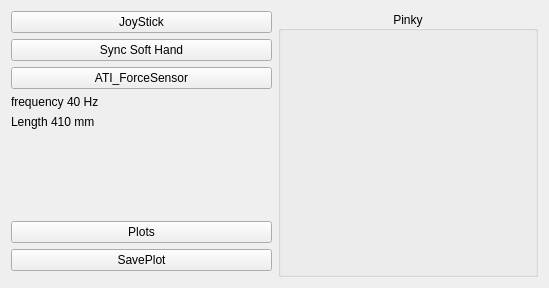
<?xml version="1.0" encoding="UTF-8"?>
<ui version="4.0">
 <class>Arm</class>
 <widget class="QWidget" name="Arm">
  <property name="geometry">
   <rect>
    <x>0</x>
    <y>0</y>
    <width>549</width>
    <height>288</height>
   </rect>
  </property>
  <property name="windowTitle">
   <string>Form</string>
  </property>
  <layout class="QGridLayout" name="gridLayout_2">
   <item row="0" column="1" rowspan="10">
    <widget class="QGroupBox" name="Pinky">
     <property name="title">
      <string>Pinky</string>
     </property>
     <property name="alignment">
      <set>Qt::AlignCenter</set>
     </property>
     <layout class="QGridLayout" name="gridLayout_5">
      <item row="0" column="0">
       <layout class="QGridLayout" name="gridLayout">
        <item row="0" column="0">
         <spacer name="verticalSpacer_3">
          <property name="orientation">
           <enum>Qt::Vertical</enum>
          </property>
          <property name="sizeHint" stdset="0">
           <size>
            <width>20</width>
            <height>18</height>
           </size>
          </property>
         </spacer>
        </item>
        <item row="0" column="1">
         <widget class="Bellow" name="bellow2" native="true"/>
        </item>
        <item row="0" column="2">
         <widget class="Bellow" name="bellow1" native="true"/>
        </item>
        <item row="0" column="3">
         <spacer name="verticalSpacer_4">
          <property name="orientation">
           <enum>Qt::Vertical</enum>
          </property>
          <property name="sizeHint" stdset="0">
           <size>
            <width>20</width>
            <height>18</height>
           </size>
          </property>
         </spacer>
        </item>
        <item row="1" column="0">
         <widget class="Bellow" name="bellow3" native="true">
          <layout class="QHBoxLayout" name="horizontalLayout_10"/>
         </widget>
        </item>
        <item row="1" column="1">
         <spacer name="verticalSpacer_2">
          <property name="orientation">
           <enum>Qt::Vertical</enum>
          </property>
          <property name="sizeHint" stdset="0">
           <size>
            <width>20</width>
            <height>18</height>
           </size>
          </property>
         </spacer>
        </item>
        <item row="1" column="2">
         <spacer name="verticalSpacer">
          <property name="orientation">
           <enum>Qt::Vertical</enum>
          </property>
          <property name="sizeHint" stdset="0">
           <size>
            <width>20</width>
            <height>18</height>
           </size>
          </property>
         </spacer>
        </item>
        <item row="1" column="3">
         <widget class="Bellow" name="bellow0" native="true"/>
        </item>
        <item row="2" column="0">
         <spacer name="verticalSpacer_6">
          <property name="orientation">
           <enum>Qt::Vertical</enum>
          </property>
          <property name="sizeHint" stdset="0">
           <size>
            <width>20</width>
            <height>18</height>
           </size>
          </property>
         </spacer>
        </item>
        <item row="2" column="1">
         <widget class="Bellow" name="bellow4" native="true">
          <layout class="QHBoxLayout" name="horizontalLayout_9">
           <property name="spacing">
            <number>1</number>
           </property>
          </layout>
         </widget>
        </item>
        <item row="2" column="2">
         <widget class="Bellow" name="bellow5" native="true"/>
        </item>
        <item row="2" column="3">
         <spacer name="verticalSpacer_5">
          <property name="orientation">
           <enum>Qt::Vertical</enum>
          </property>
          <property name="sizeHint" stdset="0">
           <size>
            <width>20</width>
            <height>18</height>
           </size>
          </property>
         </spacer>
        </item>
       </layout>
      </item>
     </layout>
    </widget>
   </item>
   <item row="7" column="0">
    <widget class="QPushButton" name="plotDialogButton">
     <property name="sizePolicy">
      <sizepolicy hsizetype="Minimum" vsizetype="Fixed">
       <horstretch>0</horstretch>
       <verstretch>0</verstretch>
      </sizepolicy>
     </property>
     <property name="text">
      <string>Plots</string>
     </property>
    </widget>
   </item>
   <item row="1" column="0">
    <widget class="QPushButton" name="serialButton">
     <property name="sizePolicy">
      <sizepolicy hsizetype="Minimum" vsizetype="Fixed">
       <horstretch>0</horstretch>
       <verstretch>0</verstretch>
      </sizepolicy>
     </property>
     <property name="text">
      <string>Sync Soft Hand</string>
     </property>
     <property name="checkable">
      <bool>true</bool>
     </property>
    </widget>
   </item>
   <item row="5" column="0">
    <spacer name="verticalSpacer_7">
     <property name="orientation">
      <enum>Qt::Vertical</enum>
     </property>
     <property name="sizeHint" stdset="0">
      <size>
       <width>20</width>
       <height>123</height>
      </size>
     </property>
    </spacer>
   </item>
   <item row="0" column="0">
    <widget class="QPushButton" name="joyStickButton">
     <property name="sizePolicy">
      <sizepolicy hsizetype="Minimum" vsizetype="Fixed">
       <horstretch>0</horstretch>
       <verstretch>0</verstretch>
      </sizepolicy>
     </property>
     <property name="text">
      <string>JoyStick</string>
     </property>
     <property name="checkable">
      <bool>true</bool>
     </property>
    </widget>
   </item>
   <item row="8" column="0">
    <widget class="QPushButton" name="savePlotButton">
     <property name="sizePolicy">
      <sizepolicy hsizetype="Minimum" vsizetype="Fixed">
       <horstretch>0</horstretch>
       <verstretch>0</verstretch>
      </sizepolicy>
     </property>
     <property name="text">
      <string>SavePlot</string>
     </property>
    </widget>
   </item>
   <item row="3" column="0">
    <widget class="QLabel" name="freLabel">
     <property name="text">
      <string>frequency 40 Hz</string>
     </property>
    </widget>
   </item>
   <item row="4" column="0">
    <widget class="QLabel" name="LenLabel">
     <property name="text">
      <string>Length 410 mm</string>
     </property>
    </widget>
   </item>
   <item row="6" column="0">
    <widget class="Bellow" name="sinkBellow" native="true"/>
   </item>
   <item row="2" column="0">
    <widget class="QPushButton" name="forceSensorButton">
     <property name="sizePolicy">
      <sizepolicy hsizetype="Minimum" vsizetype="Fixed">
       <horstretch>0</horstretch>
       <verstretch>0</verstretch>
      </sizepolicy>
     </property>
     <property name="text">
      <string>ATI_ForceSensor</string>
     </property>
     <property name="checkable">
      <bool>true</bool>
     </property>
    </widget>
   </item>
  </layout>
 </widget>
 <customwidgets>
  <customwidget>
   <class>Bellow</class>
   <extends>QWidget</extends>
   <header>bellow</header>
   <container>1</container>
   <slots>
    <signal>sigValueChanged(int,float,int)</signal>
   </slots>
  </customwidget>
 </customwidgets>
 <resources/>
 <connections>
  <connection>
   <sender>bellow5</sender>
   <signal>sigValueChanged(int,float,int)</signal>
   <receiver>Arm</receiver>
   <slot>slotValueChanged(int,float,int)</slot>
   <hints>
    <hint type="sourcelabel">
     <x>464</x>
     <y>263</y>
    </hint>
    <hint type="destinationlabel">
     <x>548</x>
     <y>287</y>
    </hint>
   </hints>
  </connection>
  <connection>
   <sender>bellow0</sender>
   <signal>sigValueChanged(int,float,int)</signal>
   <receiver>Arm</receiver>
   <slot>slotValueChanged(int,float,int)</slot>
   <hints>
    <hint type="sourcelabel">
     <x>524</x>
     <y>186</y>
    </hint>
    <hint type="destinationlabel">
     <x>548</x>
     <y>287</y>
    </hint>
   </hints>
  </connection>
  <connection>
   <sender>bellow1</sender>
   <signal>sigValueChanged(int,float,int)</signal>
   <receiver>Arm</receiver>
   <slot>slotValueChanged(int,float,int)</slot>
   <hints>
    <hint type="sourcelabel">
     <x>464</x>
     <y>109</y>
    </hint>
    <hint type="destinationlabel">
     <x>548</x>
     <y>287</y>
    </hint>
   </hints>
  </connection>
  <connection>
   <sender>bellow2</sender>
   <signal>sigValueChanged(int,float,int)</signal>
   <receiver>Arm</receiver>
   <slot>slotValueChanged(int,float,int)</slot>
   <hints>
    <hint type="sourcelabel">
     <x>404</x>
     <y>109</y>
    </hint>
    <hint type="destinationlabel">
     <x>548</x>
     <y>287</y>
    </hint>
   </hints>
  </connection>
  <connection>
   <sender>bellow3</sender>
   <signal>sigValueChanged(int,float,int)</signal>
   <receiver>Arm</receiver>
   <slot>slotValueChanged(int,float,int)</slot>
   <hints>
    <hint type="sourcelabel">
     <x>343</x>
     <y>186</y>
    </hint>
    <hint type="destinationlabel">
     <x>548</x>
     <y>287</y>
    </hint>
   </hints>
  </connection>
  <connection>
   <sender>bellow4</sender>
   <signal>sigValueChanged(int,float,int)</signal>
   <receiver>Arm</receiver>
   <slot>slotValueChanged(int,float,int)</slot>
   <hints>
    <hint type="sourcelabel">
     <x>404</x>
     <y>263</y>
    </hint>
    <hint type="destinationlabel">
     <x>548</x>
     <y>287</y>
    </hint>
   </hints>
  </connection>
  <connection>
   <sender>plotDialogButton</sender>
   <signal>clicked()</signal>
   <receiver>Arm</receiver>
   <slot>slotPlotDialogButtonClicked()</slot>
   <hints>
    <hint type="sourcelabel">
     <x>80</x>
     <y>241</y>
    </hint>
    <hint type="destinationlabel">
     <x>90</x>
     <y>0</y>
    </hint>
   </hints>
  </connection>
  <connection>
   <sender>savePlotButton</sender>
   <signal>clicked()</signal>
   <receiver>Arm</receiver>
   <slot>slotSavePlotData()</slot>
   <hints>
    <hint type="sourcelabel">
     <x>107</x>
     <y>276</y>
    </hint>
    <hint type="destinationlabel">
     <x>481</x>
     <y>0</y>
    </hint>
   </hints>
  </connection>
  <connection>
   <sender>joyStickButton</sender>
   <signal>toggled(bool)</signal>
   <receiver>Arm</receiver>
   <slot>slotJoyStickClicked(bool)</slot>
   <hints>
    <hint type="sourcelabel">
     <x>113</x>
     <y>38</y>
    </hint>
    <hint type="destinationlabel">
     <x>548</x>
     <y>0</y>
    </hint>
   </hints>
  </connection>
  <connection>
   <sender>sinkBellow</sender>
   <signal>sigValueChanged(int,float,int)</signal>
   <receiver>Arm</receiver>
   <slot>slotValueChanged(int,float,int)</slot>
   <hints>
    <hint type="sourcelabel">
     <x>163</x>
     <y>203</y>
    </hint>
    <hint type="destinationlabel">
     <x>317</x>
     <y>-21</y>
    </hint>
   </hints>
  </connection>
 </connections>
 <slots>
  <slot>slotValueChanged(int,float,int)</slot>
  <slot>slotSendFrame()</slot>
  <slot>slotLeapMotionClicked(bool)</slot>
  <slot>slotNewMotionClicked()</slot>
  <slot>slotAddTimeClicked()</slot>
  <slot>slotPlotDialogButtonClicked()</slot>
  <slot>slotSavePlotData()</slot>
  <slot>slotJoyStickClicked(bool)</slot>
  <slot>slotMapToFingers()</slot>
 </slots>
</ui>
